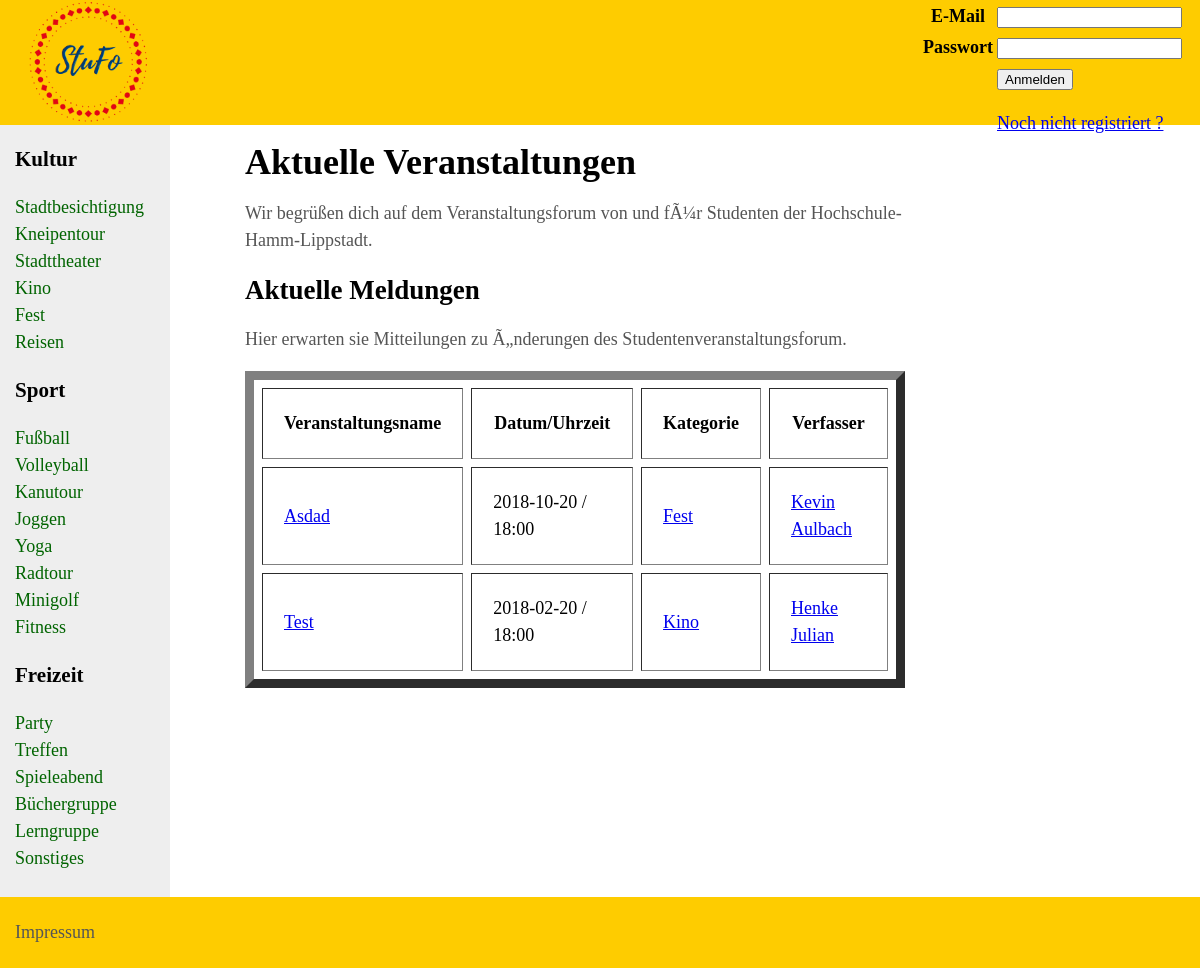
Before: / with the older database file.
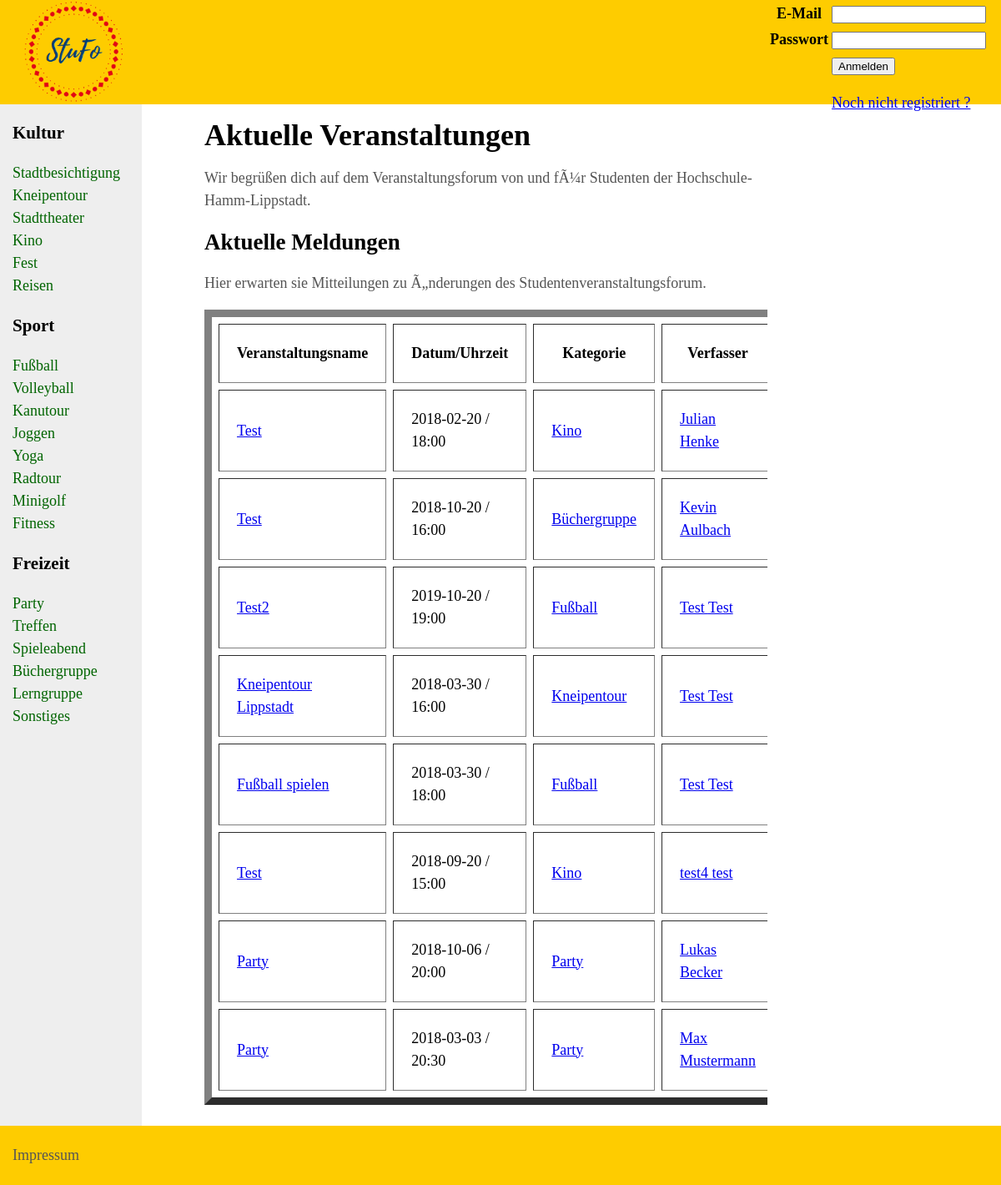
After: the same page with the newer database file.
### tables this page shows
CREATE TABLE `veranstaltung` (
  `VeranstaltungsID` bigint(255) NOT NULL,
  `Ersteller` bigint(255) NOT NULL,
  `Kategorie` bigint(255) NOT NULL,
  `Veranstaltungsname` varchar(40) NOT NULL,
  `Datum` date NOT NULL,
  `Uhrzeit` time(6) NOT NULL,
  `Beschreibung` text NOT NULL,
  `Teilnehmerzahl` int(11) NOT NULL,
  `Ort` varchar(250) NOT NULL
);

CREATE TABLE `kategorie` (
  `KategorieID` bigint(255) NOT NULL,
  `Bezeichnung` varchar(40) NOT NULL
);

CREATE TABLE `benutzer` (
  `BenutzerID` bigint(255) NOT NULL,
  `EMail` varchar(40) NOT NULL,
  `Passwort` varchar(250) NOT NULL,
  `Name` varchar(20) NOT NULL,
  `Vorname` varchar(20) NOT NULL,
  `Geschlecht` varchar(8) NOT NULL,
  `Studiengang` varchar(100) NOT NULL,
  `Geburtstag` date NOT NULL,
  `Profilbild` varchar(1000) DEFAULT NULL,
  `Session` varchar(32) DEFAULT NULL
);

### Loginverwaltung.php (the view, shortened to what this page needs)
<?php
function logged_in()
{
    $con = mysqli_connect('localhost', 'test', '12345678', 'SVF') or die(mysql_error());
    $session = session_id();
    $sql = "SELECT BenutzerID
    FROM benutzer
    WHERE Session = '$session'
    LIMIT 1";
    $result = mysqli_query($con, $sql);
    return (mysqli_num_rows($result) == 1);
}
function tabelleAlleVeranstaltungen()
{
    $con = mysqli_connect('localhost', 'test', '12345678', 'SVF') or die(mysql_error());
    $sql = "SELECT a.VeranstaltungsID, a.Veranstaltungsname, a.Datum, a.Uhrzeit, b.BenutzerID, b.Vorname, b.Name, c.KategorieID, c.Bezeichnung
             FROM veranstaltung AS a
             LEFT JOIN benutzer AS b  ON (a.Ersteller = b.BenutzerID)
             LEFT JOIN kategorie AS c ON (a.Kategorie = c.KategorieID)";
    $result = mysqli_query($con, $sql);
    while ($zeile = mysqli_fetch_array($result, MYSQLI_ASSOC)) {
        echo "<tr>";
        echo "<td><a href='Veranstaltung.php?page=" . $zeile['VeranstaltungsID'] . "'>" . $zeile['Veranstaltungsname'] . "</a> </td>";
        echo "<td>" . $zeile['Datum'] . " / " . substr($zeile['Uhrzeit'], 0, 5) . "</td>";
        echo "<td><a href='Index.php?page=" . $zeile['KategorieID'] . "'>" . $zeile['Bezeichnung'] . "</a> </td>";
        echo "<td><a href='Profil.php?page=" . $zeile['BenutzerID'] . "'>" . $zeile['Vorname'] . " " . $zeile['Name'] . "</a> </td>";
        echo "</tr>";
    }
}
?>

### Index.php (shortened to what this page needs)
<?php
include 'Loginverwaltung.php';
?>
<!DOCTYPE html>
<html>
	<head>
	</head>
	<body>
		<header id="header">
			<div class="innertube">
			<a href='Index.php'><img src="neu.png" alt="Studentenveranstaltungsforum"width="150" height="135"></a>
				<div style="float:right;">
<?php if(logged_in() == false)
{
?>
	<form action="Login.php" method="post">
		<table>
			<tbody>
							<tr>
							    <th>
							<label for="email">E-Mail</label>
							   </th>
							        <td>
							<input id="email" name="email">
							        </td>
							</tr>
							<tr>
							<th>
							<label for="pass">Passwort</label>
							    </th>
								<td>
							<input id="pass" name="pass" type="password">
							    </td>
							</tr>
							<tr>
							<td> </td>
							<td>
							<button type="submit" id="login" name="login" value="Einloggen">Anmelden</button>
							<p> <a href="Registrierung.php">Noch nicht registriert ?</a></p>
							</td>
							</tr>
				</tbody>
			</table>
	 </form>
<?php
}
?>
							</div>
			</div>
		</header>
		<div id="wrapper">
			<main>
				<div id="content">
					<div class="innertube">
						<h1>Aktuelle Veranstaltungen</h1>
						<p> Wir begr&uuml;&szlig;en dich auf dem Veranstaltungsforum von und fÃ¼r Studenten der Hochschule-Hamm-Lippstadt. </p>
						<h2>Aktuelle Meldungen</h2>
						<p> Hier erwarten sie Mitteilungen zu Ã„nderungen des Studentenveranstaltungsforum. </p>
						<table border=9 cellspacing=8 cellpadding=21>
						<tr>
							<th> Veranstaltungsname </th>
							<th> Datum/Uhrzeit </th>
							<th> Kategorie </th>
							<th> Verfasser </th>
						</tr>
						<?php if(!isset($_GET["page"])){
						tabelleAlleVeranstaltungen();
						}else{
						    $kategorie=$_GET['page'];
						    tabelleKategorieVeranstaltungen($kategorie);
						}?>
						</table>
					</div>
				</div>
			</main>
			<nav id="nav">
				<div class="innertube">
					<h3>Kultur</h3>
					<ul>
						<li><a href="Index.php?page=14">Stadtbesichtigung</a></li>
						<li><a href="Index.php?page=8">Kneipentour</a></li>
						<li><a href="Index.php?page=15">Stadttheater</a></li>
						<li><a href="Index.php?page=7">Kino</a></li>
						<li><a href="Index.php?page=2">Fest</a></li>
						<li><a href="Index.php?page=13">Reisen</a></li>
					</ul>
					<h3>Sport</h3>
					<ul>
						<li><a href="Index.php?page=4">Fu&szlig;ball</a></li>
						<li><a href="Index.php?page=18">Volleyball</a></li>
						<li><a href="Index.php?page=6">Kanutour</a></li>
						<li><a href="Index.php?page=5">Joggen</a></li>
						<li><a href="Index.php?page=19">Yoga</a></li>
						<li><a href="Index.php?page=12">Radtour</a></li>
						<li><a href="Index.php?page=10">Minigolf</a></li>
						<li><a href="Index.php?page=12">Fitness</a></li>
					</ul>
					<h3>Freizeit</h3>
					<ul>
						<li><a href="Index.php?page=11">Party</a></li>
						<li><a href="Index.php?page=17">Treffen</a></li>
						<li><a href="Index.php?page=16">Spieleabend</a></li>
						<li><a href="Index.php?page=1">B&uuml;chergruppe</a></li>
						<li><a href="Index.php?page=9">Lerngruppe</a></li>
						<li><a href="Index.php?page=20">Sonstiges</a></li>
					</ul>
				</div>
			</nav>
		</div>
		<footer id="footer">
			<div class="innertube">
				<p>Impressum</p>
			</div>
		</footer>
	</body>
</html>

### Index.php (style rules this page uses)
body { margin:0; padding:0; font-family: fantasy; line-height: 1.5em; font-size: large; }
#header { background: #fecc00; height: 125px; }
main { padding-bottom: 10010px; margin-bottom: -10000px; float: left; width: 100%; }
#nav { padding-bottom: 10010px; margin-bottom: -10000px; float: left; width: 170px; margin-left: -100%; background: #eee; }
#footer { clear: left; width: 100%; background: #fecc00; text-align: left; padding: 4px 0; }
#wrapper { overflow: hidden; }
#content { margin-left: 230px; }
.innertube { margin: 15px; margin-top: 0; }
p { color: #555; }
nav ul { list-style-type: none; margin: 0; padding: 0; }
nav ul a { color: darkgreen; text-decoration: none; }

Changed rows visible on the page:
removed veranstaltung: Veranstaltungsname "Asdad", Datum "2018-10-20", Uhrzeit "18:00", Kategorie.Bezeichnung "Fest", Ersteller.Vorname "Kevin", Ersteller.Name "Aulbach"
changed through a linked row, veranstaltung "Julian": Ersteller.Vorname "Henke" → "Julian"; Ersteller.Name "Julian" → "Henke"
added veranstaltung: Veranstaltungsname "Test", Datum "2018-10-20", Uhrzeit "16:00", Kategorie.Bezeichnung "Büchergruppe", Ersteller.Vorname "Kevin", Ersteller.Name "Aulbach"
added veranstaltung: Veranstaltungsname "Test2", Datum "2019-10-20", Uhrzeit "19:00", Kategorie.Bezeichnung "Fußball", Ersteller.Vorname "Test", Ersteller.Name "Test"
added veranstaltung: Veranstaltungsname "Kneipentour Lippstadt", Datum "2018-03-30", Uhrzeit "16:00", Kategorie.Bezeichnung "Kneipentour", Ersteller.Vorname "Test", Ersteller.Name "Test"
added veranstaltung: Veranstaltungsname "Fußball spielen", Datum "2018-03-30", Uhrzeit "18:00", Kategorie.Bezeichnung "Fußball", Ersteller.Vorname "Test", Ersteller.Name "Test"
added veranstaltung: Veranstaltungsname "Test", Datum "2018-09-20", Uhrzeit "15:00", Kategorie.Bezeichnung "Kino", Ersteller.Vorname "test4", Ersteller.Name "test"
added veranstaltung: Veranstaltungsname "Party", Datum "2018-10-06", Uhrzeit "20:00", Kategorie.Bezeichnung "Party", Ersteller.Vorname "Lukas", Ersteller.Name "Becker"
added veranstaltung: Veranstaltungsname "Party", Datum "2018-03-03", Uhrzeit "20:30", Kategorie.Bezeichnung "Party", Ersteller.Vorname "Max", Ersteller.Name "Mustermann"
